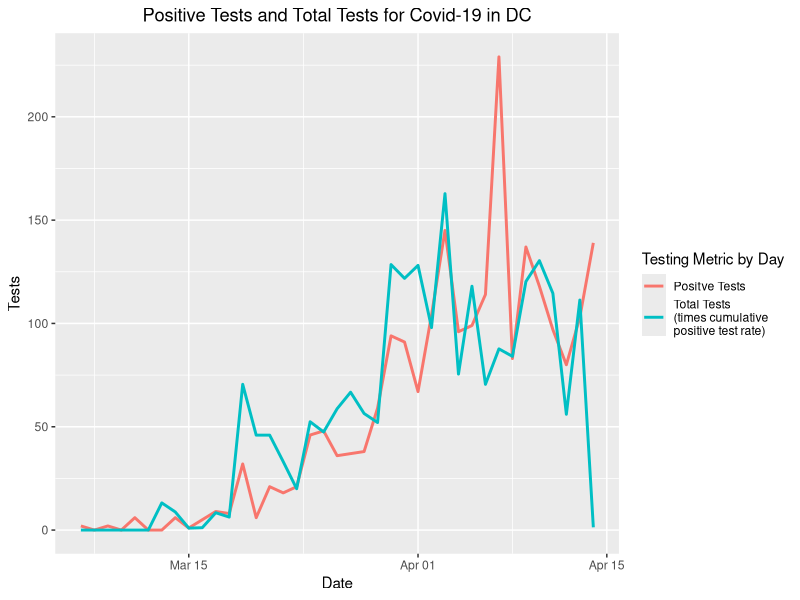
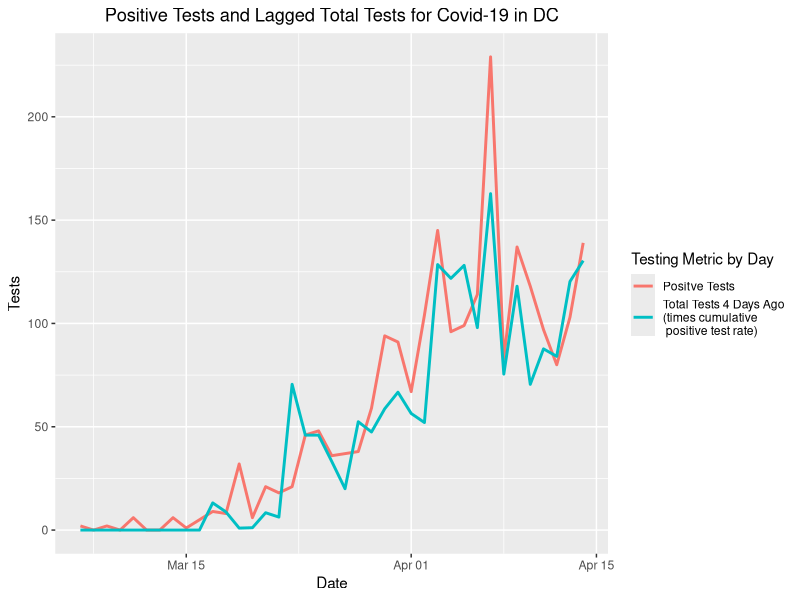

Source code (R) for these figures, in order:
## ---- chunk 1
knitr::opts_chunk$set(echo = FALSE, warning = FALSE)

library(readxl)
library(dplyr)
library(tidyr)
library(ggplot2)

setwd("..")

overall_dc <- read_excel("Data/DC_Daily/DC-COVID-19-Data-forApril-14-2020.xlsx",
                          sheet = "Overal Stats")
colnames(overall_dc)[1:2] <- c("Category", "Subcategory")
overall_dc <- overall_dc %>% dplyr::filter(!is.na(Category))

### Testing data missing from 20 March, so averaging 19 March and 21 March data
testing <- overall_dc %>% dplyr::filter(Category == "Testing")
for(i in 3:ncol(testing)) testing[i] <- testing[[i]] %>% replace_na(0)
for(i in 3:ncol(testing)) testing[i] <- as.numeric(testing[[i]])

testing_test <- testing %>% dplyr::select(-Category) %>% 
  pivot_longer(-Subcategory, names_to = "Date", values_to = "Count")

testing_test$Date <- as.numeric(testing_test$Date)
testing_test$Date <-  as.Date(testing_test$Date - 2, origin = "1900-01-01")

testing_test <- testing_test %>% pivot_wider(names_from = Subcategory,
                                             values_from = Count)
colnames(testing_test)[2:5] <- c("Tested_Overall", "Tested_Positive",
                                 "Deaths_Cuml", "Recovered_Cuml")
testing_test <- testing_test %>% 
  mutate(Test_New = Tested_Overall - lag(Tested_Overall, default = 0),
         Pos_New = Tested_Positive - lag(Tested_Positive, default = 0),
         Test_Lag_1 = lag(Test_New, n = 1, default = 0),
         Test_Lag_2 = lag(Test_New, n = 2, default = 0),
         Test_Lag_3 = lag(Test_New, n = 3, default = 0),
         Test_Lag_4 = lag(Test_New, n = 4, default = 0),
         Test_Lag_5 = lag(Test_New, n = 5, default = 0),
         Test_Lag_6 = lag(Test_New, n = 6, default = 0),
         Test_Lag_7 = lag(Test_New, n = 7, default = 0))
## ---- chunk 2
plot1 <- testing_test %>% 
  dplyr::mutate(Test_by_Pos_Rate = Test_New / (max(Tested_Overall)/max(Tested_Positive))) %>% 
  dplyr::select(Date, Pos_New, Test_by_Pos_Rate) %>% 
  tidyr::gather(key = "Test_Metric", value = "Number",
                Pos_New, Test_by_Pos_Rate)

ggplot(data = plot1, aes(x = Date)) +
  geom_line(aes(y = Number, color = Test_Metric), size = 1) +
  labs(title = "Positive Tests and Total Tests for Covid-19 in DC", y = "Tests", x = "Date") +
  scale_color_discrete(name = "Testing Metric by Day",
                       labels = c("Positve Tests",
                                  "Total Tests\n(times cumulative\npositive test rate)")) +
  theme(plot.title = element_text(hjust = 0.5))
## ---- chunk 3
plot2 <- testing_test %>% 
  dplyr::mutate(Test_Lag_4_by_Pos_Rate = Test_Lag_4 / (max(Tested_Overall)/max(Tested_Positive))) %>% 
  dplyr::select(Date, Pos_New, Test_Lag_4_by_Pos_Rate) %>% 
  tidyr::gather(key = "Test_Metric", value = "Number",
                Pos_New, Test_Lag_4_by_Pos_Rate)

ggplot(data = plot2, aes(x = Date)) +
  geom_line(aes(y = Number, color = Test_Metric), size = 1) +
  labs(title = "Positive Tests and Lagged Total Tests for Covid-19 in DC",
       y = "Tests", x = "Date") +
  scale_color_discrete(name = "Testing Metric by Day",
                       labels = c("Positve Tests",
                                  "Total Tests 4 Days Ago\n(times cumulative\n positive test rate)")) +
  theme(plot.title = element_text(hjust = 0.5))
## ---- chunk 4
cor(testing_test[6:ncol(testing_test)])
